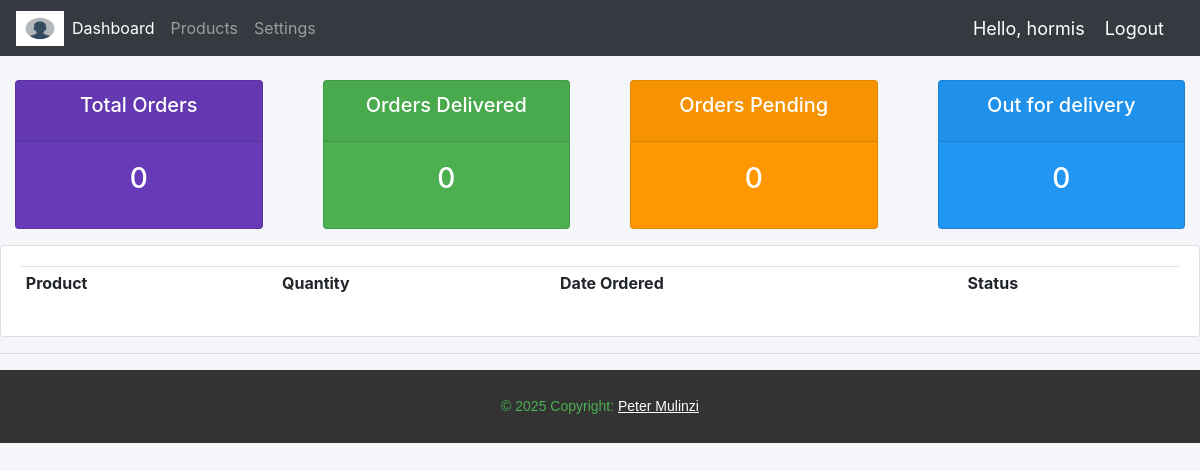
The app's page /user/ (signed in), older data.
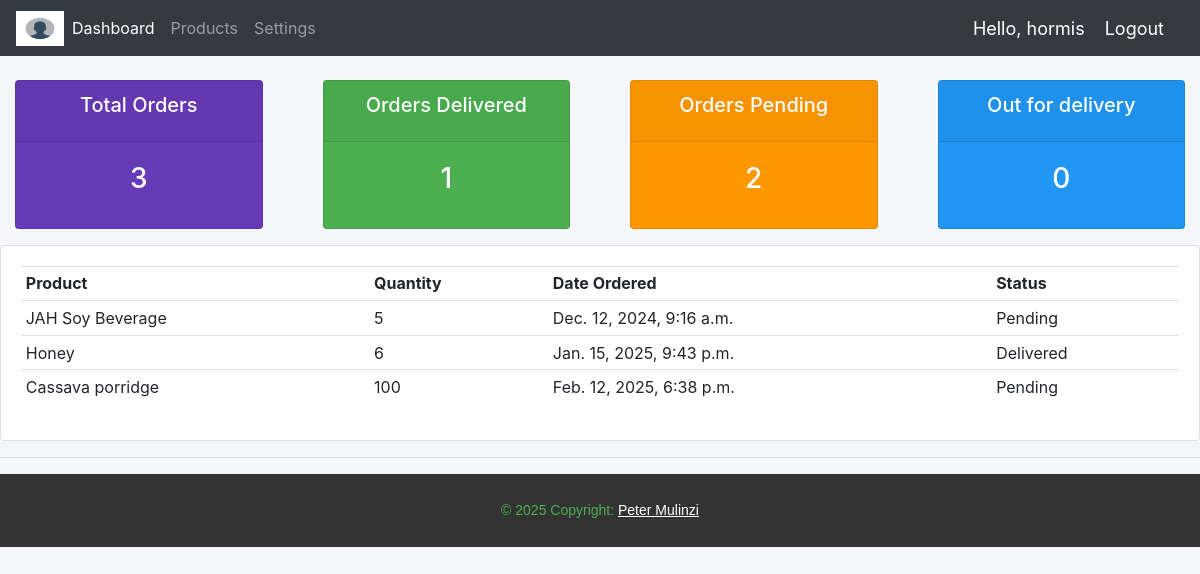
The same page, newer data.
### Jah_Accounts/models.py (models this page shows, shortened)
class Order(models.Model):
    STATUS = (
        ('Pending', 'Pending'),
        ('Out for delivery', 'Out for delivery'),
        ('Delivered', 'Delivered'),
    )
    MEASUREMENT = (
        ('Kgs', 'Kgs'),
        ('Tins', 'Tins'),
    )
    Customer = models.ForeignKey(Customer, null=True, on_delete=models.SET_NULL)
    Product = models.ForeignKey(Product, null=True, on_delete=models.SET_NULL,)
    date_created = models.DateTimeField(auto_now_add=True, null=True)
    status = models.CharField(max_length=200, null=True, choices=STATUS)
    tags = models.ManyToManyField(Tag)
    Quantity = models.CharField(null=True, max_length=4)
    units = models.CharField(max_length=200, null=True, choices=MEASUREMENT,)
    note = models.CharField(max_length=200, null=True)

class Product(models.Model):
    CATEGORY = (
        ('Flour', 'Flour'),
        ('Honey', 'Honey'),
        ('Spice', 'Spice'),
    )
    name = models.CharField(max_length=200, null=True)
    price = models.FloatField(null=True)
    category = models.CharField(max_length=200, null=True, choices=CATEGORY)
    description = models.CharField(max_length=200, null = True, blank = True)
    date_created = models.DateTimeField(auto_now_add=True, null=True)
    def __str__(self):
        return self.name

### Jah_Accounts/decorators.py (the view)
        def wrapper_func(request, *args, **kwargs):
            if request.user.groups.exists():
                user_groups = request.user.groups.values_list('name', flat = True)
                if any(group in allowed_roles for group in user_groups):
                    return view_func(request, *args, **kwargs)
            return HttpResponse('You are not allowed to view this page.')

### Jah_Accounts/views.py (called while the page is built)
@login_required(login_url='login')
@allowed_users(allowed_roles=['customer', 'admin'])
def userPage(request):
    customer, created = Customer.objects.get_or_create(user=request.user)
    orders = customer.order_set.all()
    total_orders = orders.count()
    pending = orders.filter(status='Pending').count()
    delivered = orders.filter(status='Delivered').count()
    out_for_delivery = orders.filter(status='Out for delivery').count()
    context = {
        'orders': orders,
        'total_orders': total_orders,
        'pending': pending,
        'delivered': delivered,
        'out_for_delivery': out_for_delivery,
    }
    return render(request, 'Jah_Accounts/user.html', context)

### Jah_Accounts/templates/Jah_Accounts/user.html
{% extends 'Jah_Accounts/main.html' %}
{% block content %}
{% include 'Jah_Accounts/Status.html' %}
<div class="row">
    <div class="col-md">
        <div class="card card-body">
            <table class="table table-sm">
                <tr>
                    <th>Product</th>
                    <th>Quantity</th>
                    <th>Date Ordered</th>
                    <th>Status</th>
                </tr>
                {% for order in orders  %}
                    <tr>
                        <td>{{ order.Product }}</td>
                        <td>{{ order.Quantity }}</td>
                        <td>{{ order.date_created }}</td>
                        <td>{{ order.status }}</td>
                    </tr>
                {% endfor %}
            </table>
        </div>
    </div>
</div>
{% endblock content %}

Row changes from the older to the newer data that the page shows:
now on this page (row edited): Order: Product "JAH Soy Beverage", Quantity "5", date_created "Dec. 12, 2024, 9:16 a.m.", status "Pending"
now on this page (row edited): Order: Product "Honey", Quantity "6", date_created "Jan. 15, 2025, 9:43 p.m.", status "Delivered"
added Order: Product "Cassava porridge", Quantity "100", date_created "Feb. 12, 2025, 6:38 p.m.", status "Pending"
Text that changed along with them:
{{ total_orders|default:"0" }}: "0" → "3"
{{ delivered|default:"0" }}: "0" → "1"
{{ pending|default:"0" }}: "0" → "2"
